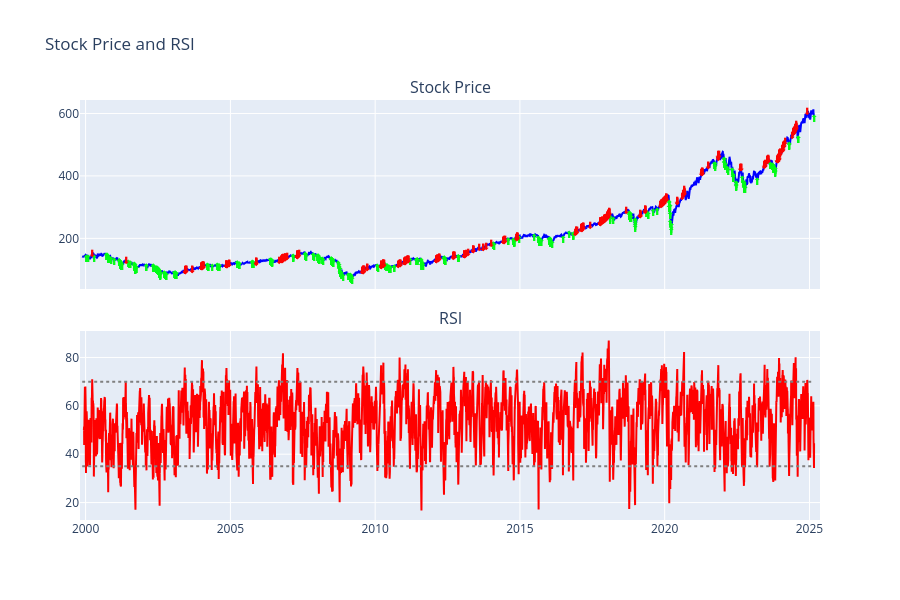

Source (notebook cell):
### Markdown cell above
rough idea: use past longer period standard dev to identify if market is sideways, then use RSI to entry exit

### Code cell
import plotly.graph_objects as go
from plotly.subplots import make_subplots

fig = make_subplots(rows=2, cols=1, shared_xaxes=True, vertical_spacing=0.1, 
                    subplot_titles=("Stock Price", "RSI"))

fig.add_trace(
    go.Scatter(x=df['timestamp'], y=df['close'], mode='lines', name='Stock Price', line=dict(color='blue')),
    row=1, col=1
)

fig.add_trace(
    go.Scatter(x=df['timestamp'], y=df['rsi'], mode='lines', name='RSI', line=dict(color='red')),
    row=2, col=1
)

fig.add_shape(type="line", x0=df['timestamp'].min(), x1=df['timestamp'].max(), y0=35, y1=35,
              line=dict(color="grey", width=2, dash="dot"), row=2, col=1)

fig.add_shape(type="line", x0=df['timestamp'].min(), x1=df['timestamp'].max(), y0=70, y1=70,
              line=dict(color="grey", width=2, dash="dot"), row=2, col=1)

for idx in stats["long_array_idx"]:
    fig.add_annotation(dict(
        x=df['timestamp'][idx],
        y=df['close'][idx],
        xref="x1", yref="y1",
        text="⬆",
        showarrow=False,
        font=dict(color="#03fc17", size=10)
    ))

for idx in stats["short_array_idx"]:
    fig.add_annotation(dict(
        x=df['timestamp'][idx],
        y=df['close'][idx],
        xref="x1", yref="y1",
        text="⬇",
        showarrow=False,
        font=dict(color="#fc0303", size=10)
    ))

fig.update_layout(height=600, title="Stock Price and RSI", showlegend=False)
fig.show()
